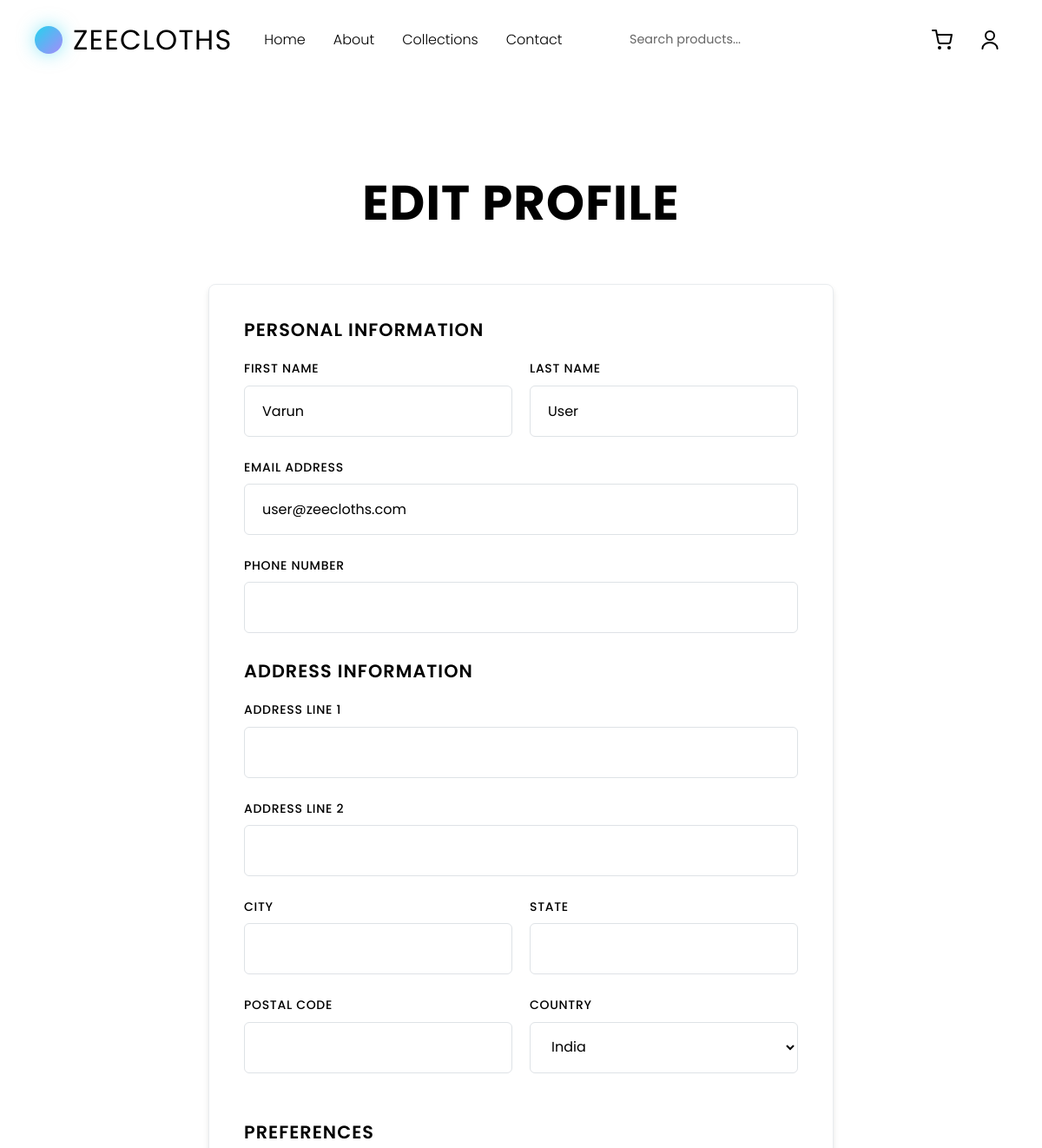
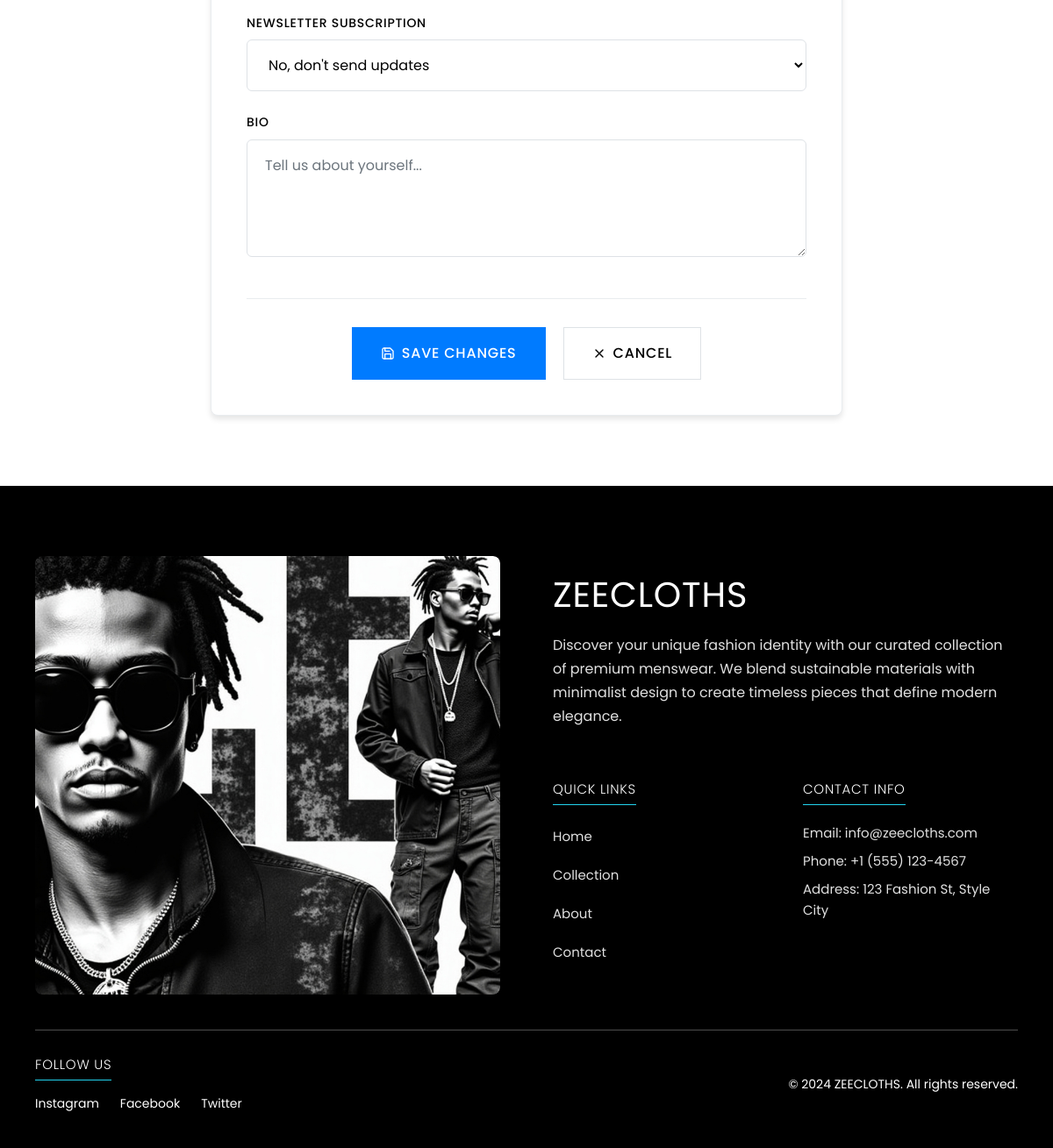
/profile/edit (signed in), run on the app's committed database (2 pictures, top to bottom).
### models.py (models this page shows)
class User(UserMixin, db.Model):
    id = db.Column(db.Integer, primary_key=True)
    username = db.Column(db.String(80), unique=True, nullable=False)
    email = db.Column(db.String(120), unique=True, nullable=False)
    password_hash = db.Column(db.String(120), nullable=False)
    first_name = db.Column(db.String(50), nullable=False)
    last_name = db.Column(db.String(50), nullable=False)
    phone = db.Column(db.String(15))
    address = db.Column(db.Text)
    is_admin = db.Column(db.Boolean, default=False)
    created_at = db.Column(db.DateTime, default=datetime.utcnow)
    orders = db.relationship('Order', backref='user', lazy=True)

### routes/user_routes.py (the view, shortened to what this page needs)
@user_bp.route('/profile/edit', methods=['GET', 'POST'])
@login_required
def edit_profile():
    return render_template('edit_profile.html')

### app.py (called while the page is built)
@login_manager.user_loader
def load_user(user_id):
    return User.query.get(int(user_id))

### templates/edit_profile.html (shortened to what this page needs)
{% extends "base.html" %}
{% block content %}
<div class="edit-profile-page">
  <div class="container">
    <div class="page-header">
      <h1>Edit Profile</h1>
    </div>
    <form class="edit-profile-form" method="POST">
      <div class="form-section">
        <h3>Personal Information</h3>
        <div class="form-row">
          <div class="form-group">
            <label for="first_name">First Name</label>
            <input type="text" id="first_name" name="first_name" value="{{ current_user.first_name }}" required>
          </div>
          <div class="form-group">
            <label for="last_name">Last Name</label>
            <input type="text" id="last_name" name="last_name" value="{{ current_user.last_name }}" required>
          </div>
        </div>
        <div class="form-group">
          <label for="email">Email Address</label>
          <input type="email" id="email" name="email" value="{{ current_user.email }}" required>
        </div>
        <div class="form-group">
          <label for="phone">Phone Number</label>
          <input type="tel" id="phone" name="phone" value="{{ current_user.phone or '' }}">
        </div>
      </div>
      <div class="form-section">
        <h3>Address Information</h3>
        <div class="form-group">
          <label for="address_line1">Address Line 1</label>
          <input type="text" id="address_line1" name="address_line1" value="{{ current_user.address_line1 or '' }}">
        </div>
        <div class="form-group">
          <label for="address_line2">Address Line 2</label>
          <input type="text" id="address_line2" name="address_line2" value="{{ current_user.address_line2 or '' }}">
        </div>
        <div class="form-row">
          <div class="form-group">
            <label for="city">City</label>
            <input type="text" id="city" name="city" value="{{ current_user.city or '' }}">
          </div>
          <div class="form-group">
            <label for="state">State</label>
            <input type="text" id="state" name="state" value="{{ current_user.state or '' }}">
          </div>
        </div>
        <div class="form-row">
          <div class="form-group">
            <label for="postal_code">Postal Code</label>
            <input type="text" id="postal_code" name="postal_code" value="{{ current_user.postal_code or '' }}">
          </div>
          <div class="form-group">
            <label for="country">Country</label>
            <select id="country" name="country">
              <option value="India" {{ 'selected' if current_user.country == 'India' else '' }}>India</option>
            </select>
          </div>
        </div>
      </div>
      <div class="form-section">
        <h3>Preferences</h3>
        <div class="form-group">
          <label for="newsletter">Newsletter Subscription</label>
          <select id="newsletter" name="newsletter">
            <option value="0" {{ 'selected' if not current_user.newsletter else '' }}>No, don't send updates</option>
          </select>
        </div>
        <div class="form-group">
          <label for="bio">Bio</label>
          <textarea id="bio" name="bio" rows="4" placeholder="Tell us about yourself...">{{ current_user.bio or '' }}</textarea>
        </div>
      </div>
      <div class="form-actions">
        <button type="submit" class="btn btn-primary">
          Save Changes
        </button>
                 <a href="{{ url_for('user.profile') }}" class="btn btn-secondary">
          <svg width="16" height="16" viewBox="0 0 24 24" fill="none" xmlns="http://www.w3.org/2000/svg">
            <path d="M18 6L6 18" stroke="currentColor" stroke-width="2" stroke-linecap="round" stroke-linejoin="round"/>
            <path d="M6 6L18 18" stroke="currentColor" stroke-width="2" stroke-linecap="round" stroke-linejoin="round"/>
          </svg>
          Cancel
        </a>
      </div>
    </form>
  </div>
</div>
{% endblock %}

### static/css/styles.css (style rules this page uses)
* { margin: 0; padding: 0; box-sizing: border-box; }
body { font-family: 'Poppins', sans-serif; line-height: 1.6; color: #333; background: #ffffff; overflow-x: hidden; }
.container { max-width: 1400px; margin: 0 auto; padding: 0 40px; }
h1, h2, h3, h4, h5, h6 { font-weight: 400; line-height: 1.2; margin-bottom: 1rem; }
h1 { font-size: 3rem; }
h3 { font-size: 2rem; }
a { color: inherit; text-decoration: none; transition: all 0.3s ease; }
.btn { display: inline-block; padding: 12px 24px; background: #22d3ee; color: #ffffff; border: none; border-radius: 8px; font-weight: 300; cursor: pointer; transition: all 0.3s ease; text-decoration: none; font-size: 1rem; }
.btn-secondary { background: transparent; border: 1px solid #22d3ee; color: #22d3ee; }
.form-group { margin-bottom: 1.5rem; }

### templates/edit_profile.html (style rules this page uses)
html, body { margin: 0; height: 100%; background: #ffffff; font-family: Poppins, ui-sans-serif, system-ui, -apple-system, Segoe UI, Roboto, Ubuntu, Cantarell, Noto Sans, Arial, "Apple Color Emoji", "Segoe UI Emoji"; overflow-x: hidden; scroll-behavior: smooth; }
.edit-profile-page { position: relative; min-height: 100vh; background: #ffffff; padding: 120px 0 80px; font-family: Poppins, ui-sans-serif, system-ui, -apple-system, Segoe UI, Roboto, Ubuntu, Cantarell, Noto Sans, Arial, "Apple Color Emoji", "Segoe UI Emoji"; }
.container { max-width: 800px; margin: 0 auto; padding: 0 40px; }
.page-header { text-align: center; margin-bottom: 60px; animation: pageHeaderFadeIn 1s ease 0.3s both; opacity: 0; }
.page-header h1 { font-size: clamp(2.5rem, 5vw, 3.5rem); font-weight: 700; color: #000000; margin-bottom: 16px; letter-spacing: 0.02em; text-transform: uppercase; }
.edit-profile-form { background: #ffffff; border: 1px solid #e9ecef; border-radius: 8px; padding: 40px; box-shadow: 0 4px 6px rgba(0, 0, 0, 0.1); transition: all 0.3s ease; animation: formFadeIn 1s ease 0.6s both; opacity: 0; }
.form-section { margin-bottom: 32px; }
.form-section h3 { font-size: 1.3rem; font-weight: 600; color: #000000; margin-bottom: 20px; text-transform: uppercase; letter-spacing: 0.05em; font-family: Poppins, ui-sans-serif, system-ui, -apple-system, Segoe UI, Roboto, Ubuntu, Cantarell, Noto Sans, Arial, "Apple Color Emoji", "Segoe UI Emoji"; }
.form-group { margin-bottom: 24px; }
.form-group:last-child { margin-bottom: 0; }
.form-group label { display: block; color: #000000; font-weight: 500; margin-bottom: 8px; font-family: Poppins, ui-sans-serif, system-ui, -apple-system, Segoe UI, Roboto, Ubuntu, Cantarell, Noto Sans, Arial, "Apple Color Emoji", "Segoe UI Emoji"; text-transform: uppercase; letter-spacing: 0.05em; font-size: 14px; }
.form-group input, .form-group textarea, .form-group select { width: 100%; padding: 16px 20px; background: #ffffff; border: 1px solid #dee2e6; border-radius: 6px; color: #000000; font-size: 1rem; font-family: Poppins, ui-sans-serif, system-ui, -apple-system, Segoe UI, Roboto, Ubuntu, Cantarell, Noto Sans, Arial, "Apple Color Emoji", "Segoe UI Emoji"; transition: all 0.3s ease; }
.form-group input::placeholder, .form-group textarea::placeholder { color: #6c757d; }
.form-group select option { background: #ffffff; color: #000000; padding: 8px; }
.form-row { display: grid; grid-template-columns: 1fr 1fr; gap: 20px; }
.form-actions { display: flex; gap: 20px; justify-content: center; margin-top: 40px; padding-top: 32px; border-top: 1px solid #e9ecef; }
.btn { display: inline-flex; align-items: center; gap: 8px; padding: 16px 32px; border-radius: 0; text-decoration: none; font-weight: 500; font-family: Poppins, ui-sans-serif, system-ui, -apple-system, Segoe UI, Roboto, Ubuntu, Cantarell, Noto Sans, Arial, "Apple Color Emoji", "Segoe UI Emoji"; transition: all 0.3s ease; border: none; cursor: pointer; position: relative; overflow: hidden; font-size: 1rem; text-transform: uppercase; letter-spacing: 0.05em; }
.btn::before { content: ''; position: absolute; top: 0; left: -100%; width: 100%; height: 100%; background: linear-gradient(90deg, transparent, rgba(255,255,255,0.2), transparent); transition: left 0.5s ease; }
.btn-primary { background: #007bff; border: 1px solid #007bff; color: #ffffff; }
.btn-secondary { background: #ffffff; border: 1px solid #dee2e6; color: #000000; }

### data on the page
User: first_name "Varun", last_name "User", email "user@zeecloths.com"
